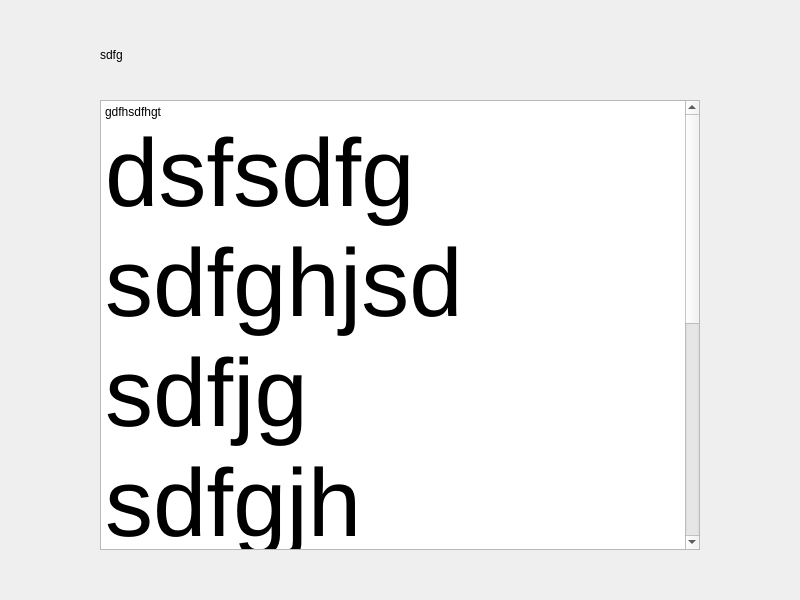
<?xml version="1.0" encoding="UTF-8"?>
<ui version="4.0">
 <class>Form</class>
 <widget class="QWidget" name="Form">
  <property name="geometry">
   <rect>
    <x>0</x>
    <y>0</y>
    <width>800</width>
    <height>600</height>
   </rect>
  </property>
  <property name="windowTitle">
   <string>Form</string>
  </property>
  <widget class="QWidget" name="centeralwidget" native="true">
   <property name="geometry">
    <rect>
     <x>0</x>
     <y>0</y>
     <width>800</width>
     <height>600</height>
    </rect>
   </property>
   <widget class="QTextBrowser" name="lyricBrowser">
    <property name="geometry">
     <rect>
      <x>100</x>
      <y>100</y>
      <width>600</width>
      <height>450</height>
     </rect>
    </property>
    <property name="styleSheet">
     <string notr="true"/>
    </property>
    <property name="html">
     <string>&lt;!DOCTYPE HTML PUBLIC &quot;-//W3C//DTD HTML 4.0//EN&quot; &quot;http://www.w3.org/TR/REC-html40/strict.dtd&quot;&gt;
&lt;html&gt;&lt;head&gt;&lt;meta name=&quot;qrichtext&quot; content=&quot;1&quot; /&gt;&lt;style type=&quot;text/css&quot;&gt;
p, li { white-space: pre-wrap; }
&lt;/style&gt;&lt;/head&gt;&lt;body style=&quot; font-family:'SimSun'; font-size:9pt; font-weight:400; font-style:normal;&quot;&gt;
&lt;p style=&quot; margin-top:0px; margin-bottom:0px; margin-left:0px; margin-right:0px; -qt-block-indent:0; text-indent:0px;&quot;&gt;gdfhsdfhgt&lt;/p&gt;
&lt;p style=&quot; margin-top:0px; margin-bottom:0px; margin-left:0px; margin-right:0px; -qt-block-indent:0; text-indent:0px;&quot;&gt;&lt;span style=&quot; font-size:72pt;&quot;&gt;dsfsdfg&lt;/span&gt;&lt;/p&gt;
&lt;p style=&quot; margin-top:0px; margin-bottom:0px; margin-left:0px; margin-right:0px; -qt-block-indent:0; text-indent:0px;&quot;&gt;&lt;span style=&quot; font-size:72pt;&quot;&gt;sdfghjsd&lt;/span&gt;&lt;/p&gt;
&lt;p style=&quot; margin-top:0px; margin-bottom:0px; margin-left:0px; margin-right:0px; -qt-block-indent:0; text-indent:0px;&quot;&gt;&lt;span style=&quot; font-size:72pt;&quot;&gt;sdfjg&lt;/span&gt;&lt;/p&gt;
&lt;p style=&quot; margin-top:0px; margin-bottom:0px; margin-left:0px; margin-right:0px; -qt-block-indent:0; text-indent:0px;&quot;&gt;&lt;span style=&quot; font-size:72pt;&quot;&gt;sdfgjh&lt;/span&gt;&lt;/p&gt;
&lt;p style=&quot; margin-top:0px; margin-bottom:0px; margin-left:0px; margin-right:0px; -qt-block-indent:0; text-indent:0px;&quot;&gt;&lt;span style=&quot; font-size:72pt;&quot;&gt;adsfbjhk&lt;/span&gt;&lt;/p&gt;
&lt;p style=&quot; margin-top:0px; margin-bottom:0px; margin-left:0px; margin-right:0px; -qt-block-indent:0; text-indent:0px;&quot;&gt;&lt;span style=&quot; font-size:72pt;&quot;&gt;sdafbjk&lt;/span&gt;&lt;/p&gt;
&lt;p style=&quot; margin-top:0px; margin-bottom:0px; margin-left:0px; margin-right:0px; -qt-block-indent:0; text-indent:0px;&quot;&gt;&lt;span style=&quot; font-size:72pt;&quot;&gt;asdgkfj&lt;/span&gt;&lt;/p&gt;
&lt;p style=&quot; margin-top:0px; margin-bottom:0px; margin-left:0px; margin-right:0px; -qt-block-indent:0; text-indent:0px;&quot;&gt;&lt;span style=&quot; font-size:72pt;&quot;&gt;'asdkjgf &lt;/span&gt;&lt;/p&gt;&lt;/body&gt;&lt;/html&gt;</string>
    </property>
   </widget>
   <widget class="QLabel" name="bgLabel">
    <property name="geometry">
     <rect>
      <x>0</x>
      <y>0</y>
      <width>800</width>
      <height>600</height>
     </rect>
    </property>
    <property name="text">
     <string/>
    </property>
   </widget>
   <widget class="QLabel" name="infoLabel">
    <property name="geometry">
     <rect>
      <x>100</x>
      <y>30</y>
      <width>600</width>
      <height>50</height>
     </rect>
    </property>
    <property name="text">
     <string>&lt;html&gt;&lt;head/&gt;&lt;body&gt;&lt;p&gt;sdfg&lt;/p&gt;&lt;/body&gt;&lt;/html&gt;</string>
    </property>
   </widget>
   <zorder>bgLabel</zorder>
   <zorder>infoLabel</zorder>
   <zorder>lyricBrowser</zorder>
  </widget>
 </widget>
 <resources/>
 <connections/>
</ui>
